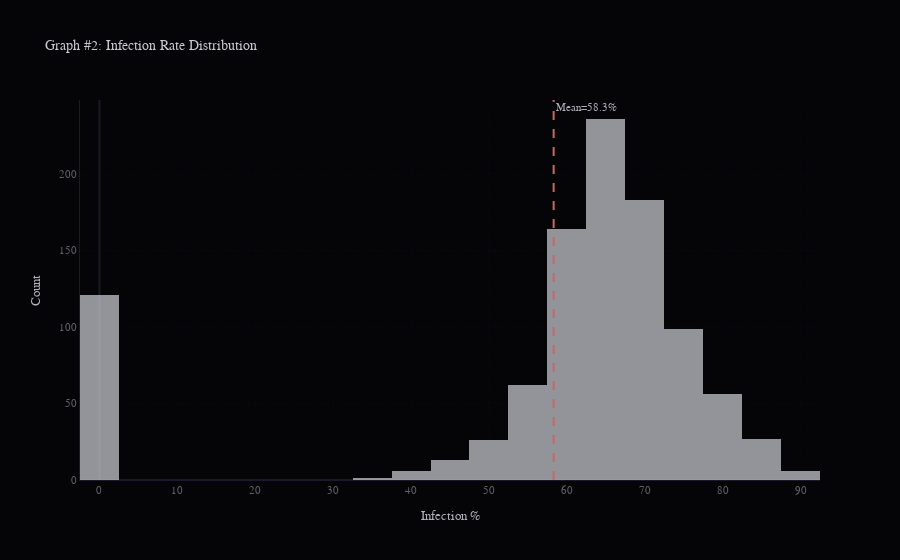

Notebook code cell kept with this figure:
### Code cell
# Graph #2: Infection Rate Histogram
def plot_g2(fig, ax, dark=True):
    c = C_PRIMARY if dark else '#555555'
    ax.hist(mc_result.infection_rates * 100, bins=30, color=c, alpha=0.7, edgecolor='#2a2a3a' if dark else '#999999', linewidth=0.5)
    ax.axvline(mc_result.mean_infection * 100, color=C_RUMOR if dark else '#cc3333', linestyle='--', label=f'Mean={mc_result.mean_infection:.1%}')
    ax.set_xlabel('Final Infection Rate (%)'); ax.set_ylabel('Count')
    ax.set_title('Graph #2: MC Infection Rate Distribution (N=1000)'); ax.legend(); ax.grid(True, axis='y')

def plotly_g2():
    fig_p = go.Figure()
    fig_p.add_trace(go.Histogram(x=mc_result.infection_rates * 100, nbinsx=30, marker_color=C_PRIMARY, opacity=0.7))
    fig_p.add_vline(x=mc_result.mean_infection * 100, line_dash='dash', line_color=C_RUMOR, annotation_text=f'Mean={mc_result.mean_infection:.1%}')
    fig_p.update_layout(title='Graph #2: Infection Rate Distribution', xaxis_title='Infection %', yaxis_title='Count')
    return fig_p

plot_dual(2, 'infection_histogram', plot_g2, plotly_g2)

### Figure 1 — Plotly figure (JSON) as saved in the notebook; plotly's stock layout.template omitted (floating-point values rounded to 4 significant figures; data arrays with more than 128 entries replaced by an {"elided": "..."} marker saying what was removed)
{"data": [{"marker": {"color": "#d0d0d8"}, "nbinsx": 30, "opacity": 0.7, "type": "histogram", "x": {"elided": "1000 float values"}}], "layout": {"annotations": [{"showarrow": false, "text": "Mean=58.3%", "x": 58.31, "xanchor": "left", "xref": "x", "y": 1, "yanchor": "top", "yref": "y domain"}], "font": {"color": "#b0b0b8", "family": "Courier New, monospace", "size": 11}, "legend": {"bgcolor": "rgba(8,8,12,0.6)", "bordercolor": "#1a1a2a", "borderwidth": 0.5}, "paper_bgcolor": "#050508", "plot_bgcolor": "#050508", "shapes": [{"line": {"color": "#cc6666", "dash": "dash"}, "type": "line", "x0": 58.31, "x1": 58.31, "xref": "x", "y0": 0, "y1": 1, "yref": "y domain"}], "title": {"font": {"color": "#c8c8d0", "size": 14}, "text": "Graph #2: Infection Rate Distribution"}, "xaxis": {"gridcolor": "#111118", "griddash": "dot", "gridwidth": 0.4, "linecolor": "#1a1a2a", "tickfont": {"color": "#606068"}, "title": {"text": "Infection %"}, "zerolinecolor": "#1a1a2a"}, "yaxis": {"gridcolor": "#111118", "griddash": "dot", "gridwidth": 0.4, "linecolor": "#1a1a2a", "tickfont": {"color": "#606068"}, "title": {"text": "Count"}, "zerolinecolor": "#1a1a2a"}}}
